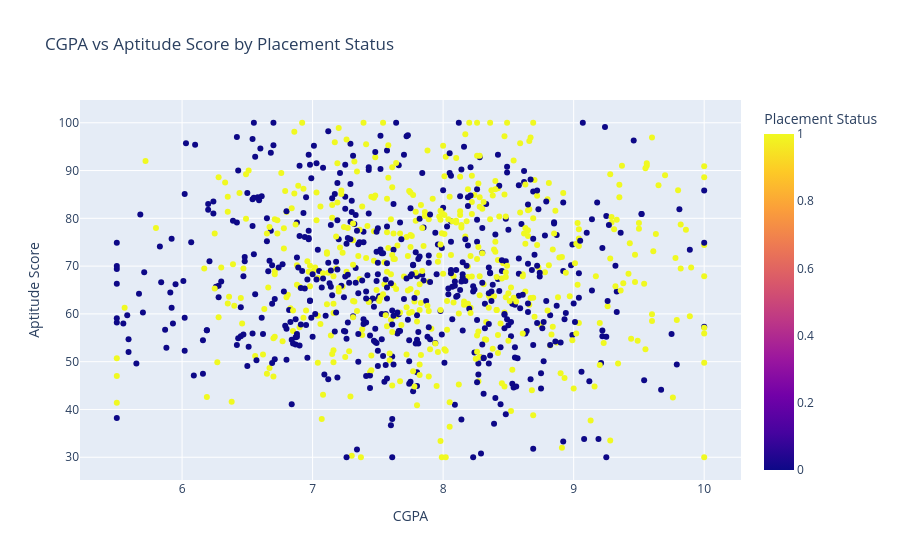

Notebook source saved alongside this figure:
### Code cell
import plotly.express as px

# Define the placement categories
STATUS_ORDER = ["Not Placed", "Placed"]

# Create an interactive scatter plot
fig2 = px.scatter(
    df,
    x="CGPA",
    y="Aptitude_Score",
    color="Placed",
    title="CGPA vs Aptitude Score by Placement Status",
    hover_data=[
        "Student_ID",
        "Branch",
        "Communication_Score",
        "Package_LPA"
    ],
    labels={
        "CGPA": "CGPA",
        "Aptitude_Score": "Aptitude Score",
        "Placed": "Placement Status"
    }
)

fig2.update_layout(
    xaxis_title="CGPA",
    yaxis_title="Aptitude Score"
)

fig2.show()

### Figure 1 — Plotly figure (JSON) as saved in the notebook; plotly's stock layout.template omitted (floating-point values rounded to 4 significant figures; data arrays with more than 128 entries replaced by an {"elided": "..."} marker saying what was removed)
{"data": [{"customdata": {"elided": "1000x4 mixed values"}, "hovertemplate": "CGPA=%{x}<br>Aptitude Score=%{y}<br>Student_ID=%{customdata[0]}<br>Branch=%{customdata[1]}<br>Communication_Score=%{customdata[2]}<br>Package_LPA=%{customdata[3]}<br>Placement Status=%{marker.color}<extra></extra>", "legendgroup": "", "marker": {"color": {"elided": "1000 int values"}, "coloraxis": "coloraxis", "symbol": "circle"}, "mode": "markers", "name": "", "orientation": "v", "showlegend": false, "type": "scatter", "x": {"elided": "1000 float values"}, "xaxis": "x", "y": {"elided": "1000 float values"}, "yaxis": "y"}], "layout": {"coloraxis": {"colorbar": {"title": {"text": "Placement Status"}}, "colorscale": [[0, "#0d0887"], [0.1111, "#46039f"], [0.2222, "#7201a8"], [0.3333, "#9c179e"], [0.4444, "#bd3786"], [0.5556, "#d8576b"], [0.6667, "#ed7953"], [0.7778, "#fb9f3a"], [0.8889, "#fdca26"], [1, "#f0f921"]]}, "legend": {"tracegroupgap": 0}, "title": {"text": "CGPA vs Aptitude Score by Placement Status"}, "xaxis": {"anchor": "y", "domain": [0, 1], "title": {"text": "CGPA"}}, "yaxis": {"anchor": "x", "domain": [0, 1], "title": {"text": "Aptitude Score"}}}}
